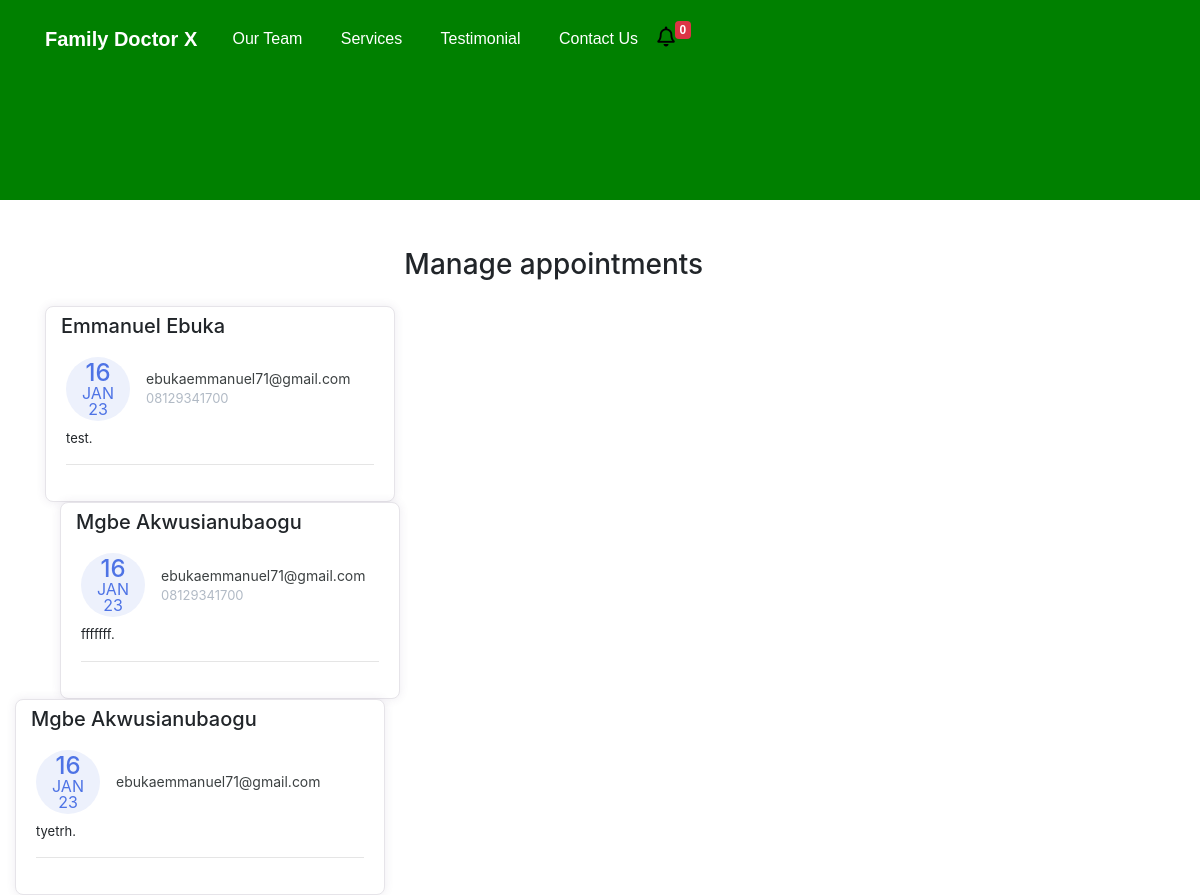
/manage-appointment/, run on the app's committed database.
### doctor/models.py (models this page shows, shortened)
class Appointment(models.Model):
    first_name = models.CharField(max_length=50)
    last_name = models.CharField(max_length=50)
    email = models.CharField(max_length=50)
    mobile = models.CharField(max_length=50)
    request = models.TextField(blank=True)
    sent_date = models.DateField(auto_now_add=True)
    accepted = models.BooleanField(default=False)
    accepted_date = models.DateField(auto_now_add=False, null=True, blank=True)
    class Meta:
        ordering = ["-sent_date"]

### doctor/views.py (the view, shortened to what this page needs)
# urls.py: path('manage-appointment/', ManageAppointmentsTemplateView.as_view(), name="manager"),
class ManageAppointmentsTemplateView(ListView):
    template_name = 'Manage-appointments.html'
    model = Appointment
    context_object_name = "appoitments"
    login_required = True
    paginate_by = 3
    def get_context_data(self, *args, **kwargs):
        context = super().get_context_data(*args, **kwargs)
        appoitments = Appointment.objects.all()
        context.update({
            "title": "Manage Appointments"
        })
        return context

### doctor/context-processor.py (called while the page is built)
def get_notifications(request):
    count = Appointment.objects.filter(accepted=False).count()
    data = {
        "count": count
    }
    return data

### templates/manage-appointments.html (shortened to what this page needs)
{% extends 'base.html' %}
{% block content %}
<div class="container mt-5">
  <div class="col-11 text-center mt-4 mb-4">
    <h3>Manage appointments</h3>
  </div>
  <div class="row">
    {% for app in appoitments %}
    <div class="col-lg-4">
      <div class="card card-margin">
        <div class="card-header no-border">
          <h5 class="card-title">{{app.first_name}} {{app.last_name}}</h5>
        </div>
        <div class="card-body pt-0">
          <div class="widget-49">
            <div class="widget-49-title-wrapper">
              <div class="widget-49-date-primary">
                <span class="widget-49-date-day"
                  >{{app.sent_date|date:"d"}}</span
                >
                <span class="widget-49-date-month"
                  >{{app.sent_date|date:"M"}}</span
                >
                <span class="widget-49-date-month"
                  >{{app.sent_date|date:"y"}}</span
                >
              </div>
              <div class="widget-49-meeting-info">
                <span class="widget-49-pro-title">{{app.email}}</span>
                <span class="widget-49-meeting-time">{{app.mobile}}</span>
              </div>
            </div>
            <div class="widget-49-meeting-points">
              <span>{{app.request}}.</span>
            </div>
            <hr class="w-100" />
            </div>
          </div>
        </div>
      </div>
    </div>
    {% endfor %}
{% endblock content %}

### templates/base.html (shortened to what this page needs)
{% load static %}
<!DOCTYPE html>
<html lang="en">
<head>
  <link href="{% static 'css/bootstrap.min.css' %}" rel="stylesheet">
  <link rel="stylesheet" href="https://cdnjs.cloudflare.com/ajax/libs/font-awesome/5.15.3/css/all.min.css" />
  <link rel="stylesheet" href="{% static 'css/styles.css' %}" />
</head>
<body>
  <div class="header" style="background: rgb(0, 177, 177) url('../static/img/header.png') no-repeat fixed center
  {% if "appointment" in request.path %}
  max-height:200px !important; min-height:200px !important; background: green;
  {% endif %}">
    <nav class="navbar navbar-dark navbar-expand-md navigation-clean-search">
        <div class="container"><a class="navbar-brand" href="{% url 'home' %}">Family Doctor X</a>
            <div class="collapse navbar-collapse"
                id="navcol-1">
                <ul class="nav navbar-nav">
                    <li class="nav-item" role="presentation">
                        <a class="nav-link active" href="#team">Our Team</a>
                    </li>
                    <li class="nav-item" role="presentation">
                        <a class="nav-link active" href="#services">Services</a>
                    </li>
                    <li class="nav-item" role="presentation">
                        <a class="nav-link active" href="#reviews">Testimonial</a>
                    </li>
                    <li class="nav-item" role="presentation">
                        <a class="nav-link active" href="#contact">Contact Us</a>
                    </li>
                    <li class="nav-item" role="presentation">
                      <a href="{% url 'manager' %}" style="float: left;cursor:pointer;" aria-expanded="true" title="You Have 6 New Appointments">
                        <i class="far fa-bell" style="font-size: 20px; float: left; color: black">
                      </i>
                    </a>
                  <span class="badge badge-danger">{{count}}</span>
                </li>
            </div>
        </div>
    </nav>
</div>
{% block content %}{% endblock content %}
</body>
</html>

### static/css/styles.css (style rules this page uses)
.header { background: rgb(177, 177, 177) url("img/header.png") no-repeat fixed center; min-height: 1000px; font-family:'Source Sans Pro', sans-serif; }
@media (min-width:768px) { .header { padding-bottom:120px; } }
.header .navbar { background:transparent; padding-top:.75rem; padding-bottom:.75rem; color:#fff; border-radius:0; box-shadow:none; border:none; }
@media (min-width:768px) { .header .navbar { padding-top:1rem; padding-bottom:1rem; } }
.header .navbar .navbar-brand { font-weight:bold; color:inherit; }
.header .navbar .navbar-collapse { border-top:1px solid rgba(255,255,255,0.3); margin-top:.5rem; }
@media (min-width:768px) { .header .navbar .navbar-collapse { border-color:transparent; margin:0; } }
.header .navbar .navbar-nav a.active, .header .navbar .navbar-nav > .show .dropdown-item { background:none; box-shadow:none; }
@media (min-width: 768px) { .header .navbar-nav .nav-link { padding-left:.7rem; padding-right:.7rem; } }
@media (min-width: 992px) { .header .navbar-nav .nav-link { padding-left:1.2rem; padding-right:1.2rem; } }
@media (min-width: 768px) { .navbar-nav>li>a { padding-top: 10px; padding-bottom: 10px; } }

### data on the page
Appointment: first_name "Emmanuel", last_name "Ebuka", sent_date "16", sent_date "JAN", sent_date "23", email "ebukaemmanuel71@gmail.com", mobile "08129341700", request "test"
Appointment: first_name "Mgbe", last_name "Akwusianubaogu", sent_date "16", sent_date "JAN", sent_date "23", email "ebukaemmanuel71@gmail.com", mobile "08129341700", request "fffffff"
Appointment: first_name "Mgbe", last_name "Akwusianubaogu", sent_date "16", sent_date "JAN", sent_date "23", email "ebukaemmanuel71@gmail.com", request "tyetrh"

### other printed values
{{ count }} "0"
